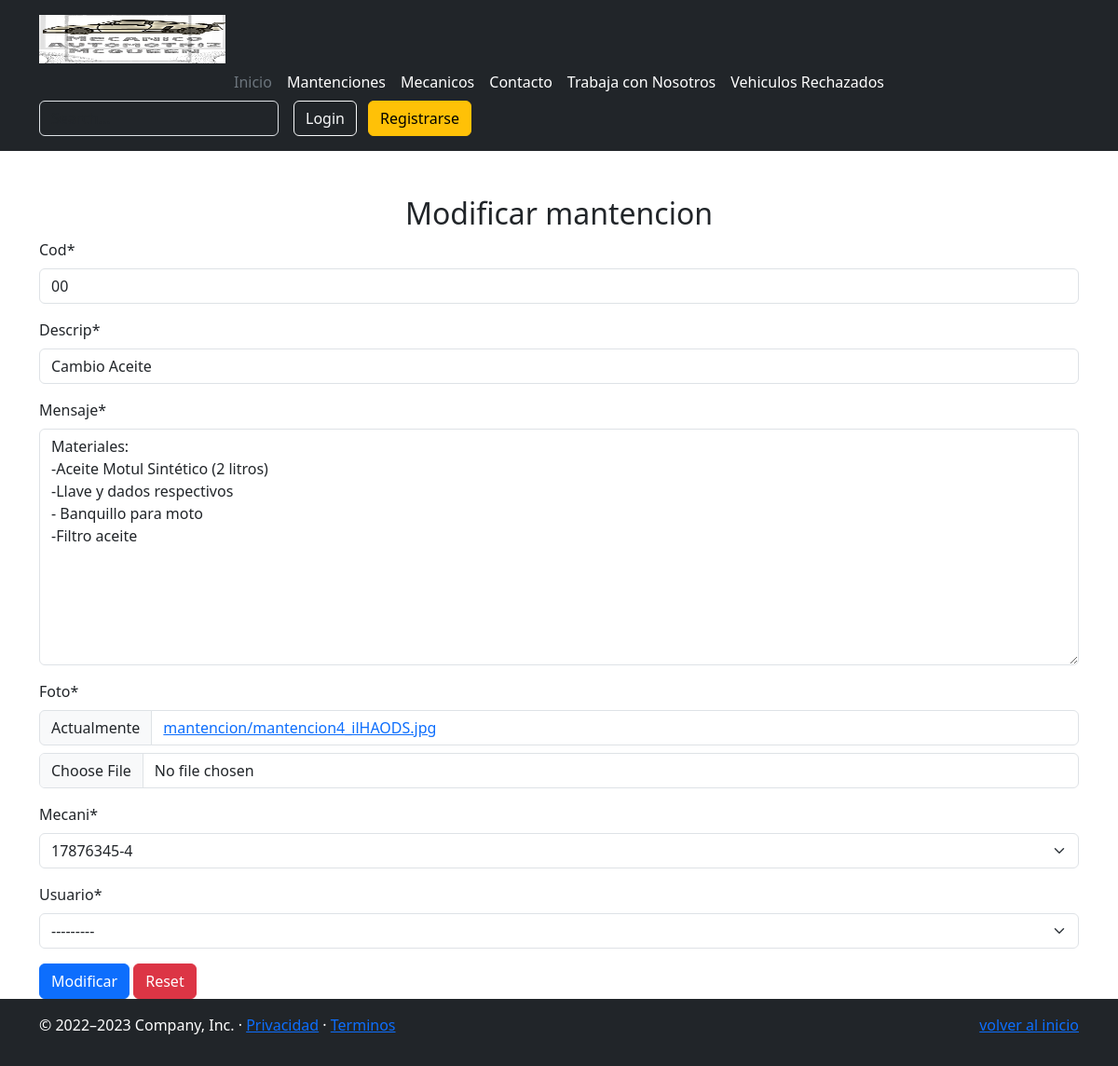
Screenshot of /mantenedor/mantencion/modificar/00 with the database file from the repository.
### appweb/models.py (models this page shows, shortened)
class Mantencion(models.Model):
    cod = models.CharField(max_length=10)
    descrip = models.CharField(max_length=100)
    mensaje = models.TextField(null=True)
    foto = models.ImageField(upload_to="mantencion", null=True)
    mecani = models.ForeignKey(Mecanico, on_delete=models.CASCADE, null=True)
    usuario = models.ForeignKey(User, on_delete=models.CASCADE, null=True)

### appweb/views.py (the view, shortened to what this page needs)
# urls.py: path('mantenedor/mantencion/modificar/<cod>', modificar_mantencion, name="modificar_mantencion"),
def modificar_mantencion(request, cod):
    mantencion = get_object_or_404(Mantencion, cod=cod)
    data = {
        "form" : MantencionForm(instance = mantencion)
    }
    return render(request, "mantenedor/mantencion/modificar.html", data)

### appweb/forms.py
class MantencionForm(forms.ModelForm):
    class Meta:
        model = Mantencion
        fields = "__all__"

### appweb/models.py (called while the page is built)
    def __str__(self):
        return self.rut

### appweb/templates/mantenedor/mantencion/modificar.html (shortened to what this page needs)
{% extends 'base.html' %}
{% load static %}
{% block contenido %}
{% load crispy_forms_tags %}
<div class="container mt-5">
    <div class="text-center">
        <h2 class="mt-4">Modificar mantencion</h2>
    </div>
    <form id="formProf" method="POST" action="" enctype="multipart/form-data" >
      {{ form | crispy }}
      <button type="submit" class="btn btn-primary">Modificar</button>
      <button type="reset" class="btn btn-danger">Reset</button>
    </form>
  </div>
  {% endblock %}

### rows the page displays
Mantencion: cod "00", descrip "Cambio Aceite", mensaje "Materiales: -Aceite Motul Sintético (2 litros) -Llave y dados respectivos - Banquillo para moto -Filtro aceite", mecani "17876345-4", usuario "---------"
